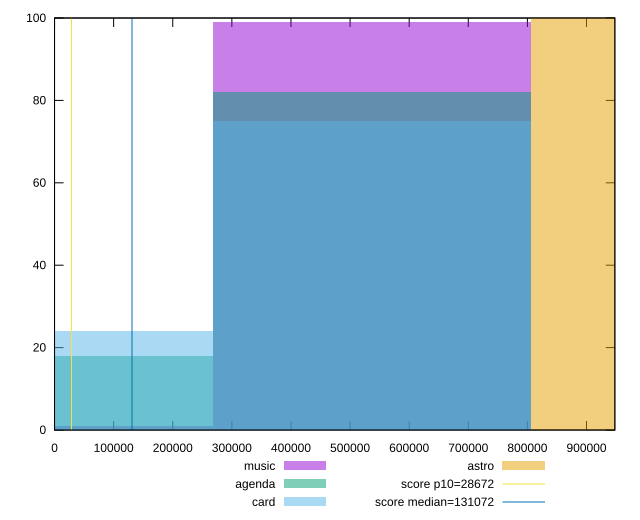

This figure's gnuplot source:
reset

$music <<EOF
537626.7583569963 99
0 1
EOF

$agenda <<EOF
537626.7583569963 82
0 18
EOF

$card <<EOF
537626.7583569963 75
0 24
EOF

$astro <<EOF
1075253.5167139927 100
EOF

set key outside below
set boxwidth 537626.7583569963
set xrange [0:947889.0695277777]
set yrange [0:100]
set trange [0:100]
set style fill transparent solid 0.5 noborder

set parametric
set terminal svg size 640, 520 enhanced background rgb 'white'
set output "report/report_00029_2021-02-24T13-36-40.390Z/uses-long-cache-ttl/comparison/histogram/all_raw.svg"

plot $music title "music" with boxes, \
     $agenda title "agenda" with boxes, \
     $card title "card" with boxes, \
     $astro title "astro" with boxes, \
     28672,t title "score p10=28672", \
     131072,t title "score median=131072"

reset
